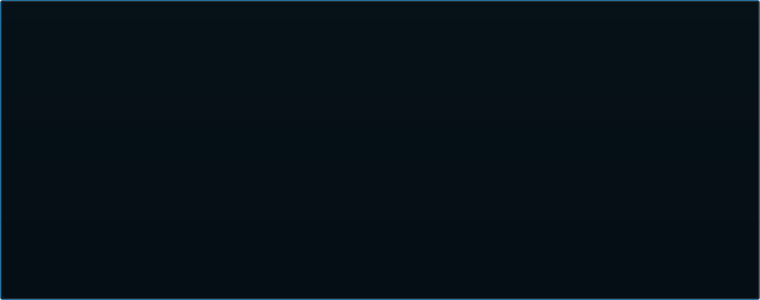
<?xml version="1.0" encoding="UTF-8"?>
<ui version="4.0">
 <class>d_Splash</class>
 <widget class="QDialog" name="d_Splash">
  <property name="geometry">
   <rect>
    <x>0</x>
    <y>0</y>
    <width>760</width>
    <height>300</height>
   </rect>
  </property>
  <property name="sizePolicy">
   <sizepolicy hsizetype="Fixed" vsizetype="Fixed">
    <horstretch>0</horstretch>
    <verstretch>0</verstretch>
   </sizepolicy>
  </property>
  <property name="minimumSize">
   <size>
    <width>760</width>
    <height>300</height>
   </size>
  </property>
  <property name="maximumSize">
   <size>
    <width>760</width>
    <height>300</height>
   </size>
  </property>
  <property name="windowTitle">
   <string>Dialog</string>
  </property>
  <property name="styleSheet">
   <string notr="true">background-color: rgb(125, 200, 25);</string>
  </property>
  <property name="modal">
   <bool>true</bool>
  </property>
  <widget class="QLabel" name="l_img">
   <property name="geometry">
    <rect>
     <x>0</x>
     <y>0</y>
     <width>760</width>
     <height>300</height>
    </rect>
   </property>
   <property name="sizePolicy">
    <sizepolicy hsizetype="Fixed" vsizetype="Fixed">
     <horstretch>0</horstretch>
     <verstretch>0</verstretch>
    </sizepolicy>
   </property>
   <property name="minimumSize">
    <size>
     <width>760</width>
     <height>300</height>
    </size>
   </property>
   <property name="maximumSize">
    <size>
     <width>760</width>
     <height>300</height>
    </size>
   </property>
   <property name="styleSheet">
    <string notr="true">background-color: rgb(229, 229, 229);</string>
   </property>
   <property name="text">
    <string/>
   </property>
   <property name="margin">
    <number>10</number>
   </property>
  </widget>
  <widget class="QPushButton" name="pb_close">
   <property name="geometry">
    <rect>
     <x>0</x>
     <y>0</y>
     <width>760</width>
     <height>300</height>
    </rect>
   </property>
   <property name="sizePolicy">
    <sizepolicy hsizetype="Fixed" vsizetype="Fixed">
     <horstretch>0</horstretch>
     <verstretch>0</verstretch>
    </sizepolicy>
   </property>
   <property name="minimumSize">
    <size>
     <width>760</width>
     <height>300</height>
    </size>
   </property>
   <property name="maximumSize">
    <size>
     <width>760</width>
     <height>300</height>
    </size>
   </property>
   <property name="styleSheet">
    <string notr="true">background-color: rgba(0, 0, 0, 0);</string>
   </property>
   <property name="text">
    <string/>
   </property>
  </widget>
 </widget>
 <resources/>
 <connections/>
</ui>
